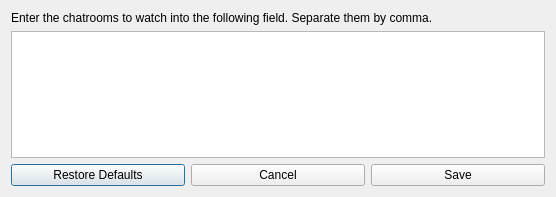
<?xml version="1.0" encoding="UTF-8"?>
<ui version="4.0">
 <class>Dialog</class>
 <widget class="QDialog" name="Dialog">
  <property name="geometry">
   <rect>
    <x>0</x>
    <y>0</y>
    <width>556</width>
    <height>197</height>
   </rect>
  </property>
  <property name="windowTitle">
   <string>Chatrooms</string>
  </property>
  <layout class="QGridLayout" name="gridLayout">
   <item row="0" column="0">
    <layout class="QVBoxLayout" name="verticalLayout">
     <item>
      <widget class="QLabel" name="label">
       <property name="text">
        <string>Enter the chatrooms to watch into the following field. Separate them by comma.</string>
       </property>
       <property name="textFormat">
        <enum>Qt::PlainText</enum>
       </property>
       <property name="wordWrap">
        <bool>true</bool>
       </property>
      </widget>
     </item>
     <item>
      <widget class="QPlainTextEdit" name="roomNamesField"/>
     </item>
     <item>
      <layout class="QHBoxLayout" name="horizontalLayout_2">
       <item>
        <widget class="QPushButton" name="defaultButton">
         <property name="text">
          <string>Restore Defaults</string>
         </property>
        </widget>
       </item>
       <item>
        <widget class="QPushButton" name="cancelButton">
         <property name="text">
          <string>Cancel</string>
         </property>
        </widget>
       </item>
       <item>
        <widget class="QPushButton" name="saveButton">
         <property name="text">
          <string>Save</string>
         </property>
        </widget>
       </item>
      </layout>
     </item>
    </layout>
   </item>
  </layout>
 </widget>
 <resources/>
 <connections/>
</ui>
